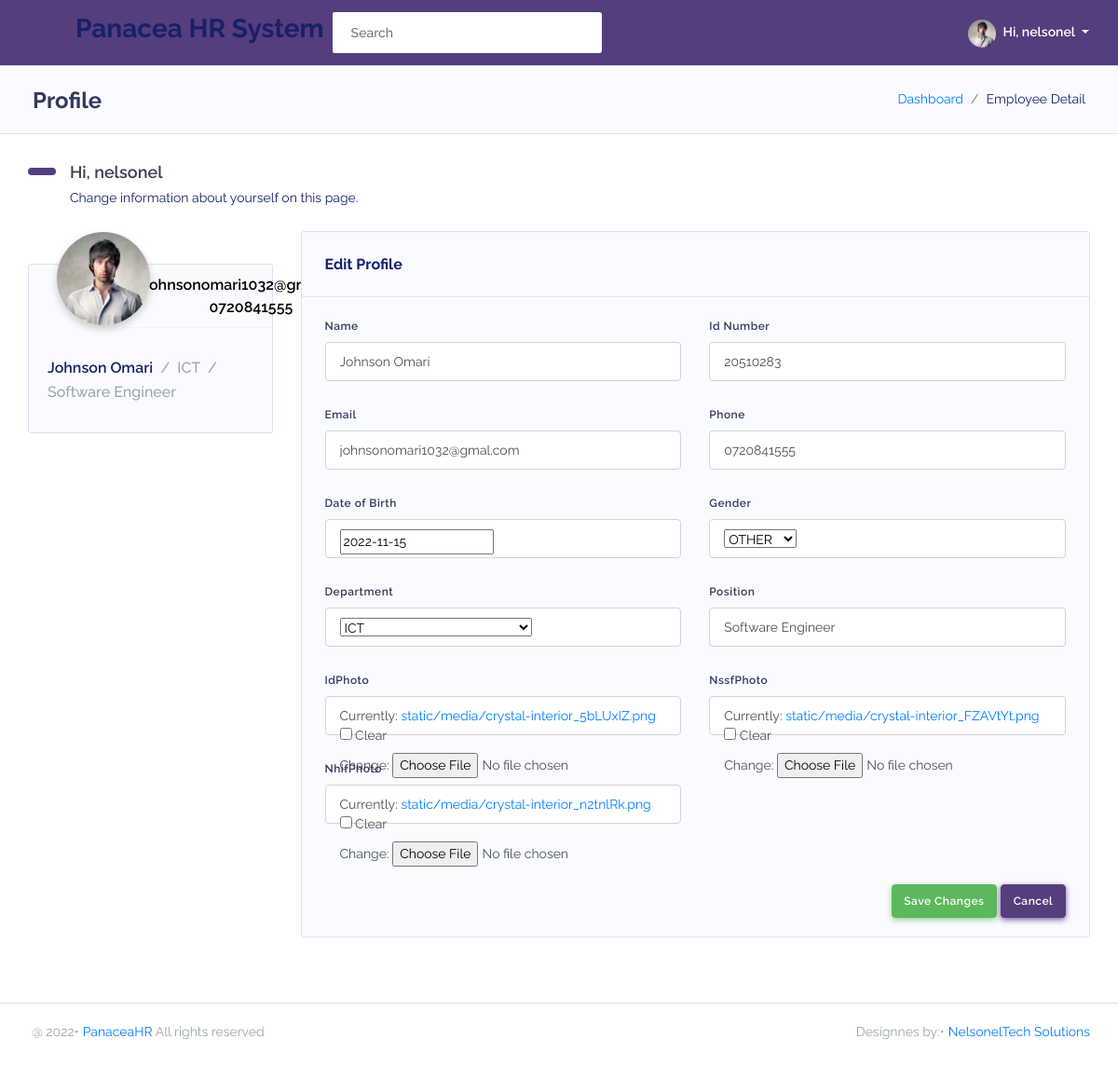
/dashboard/employeedetail/11/ (signed in), run on an earlier commit of the app's database.
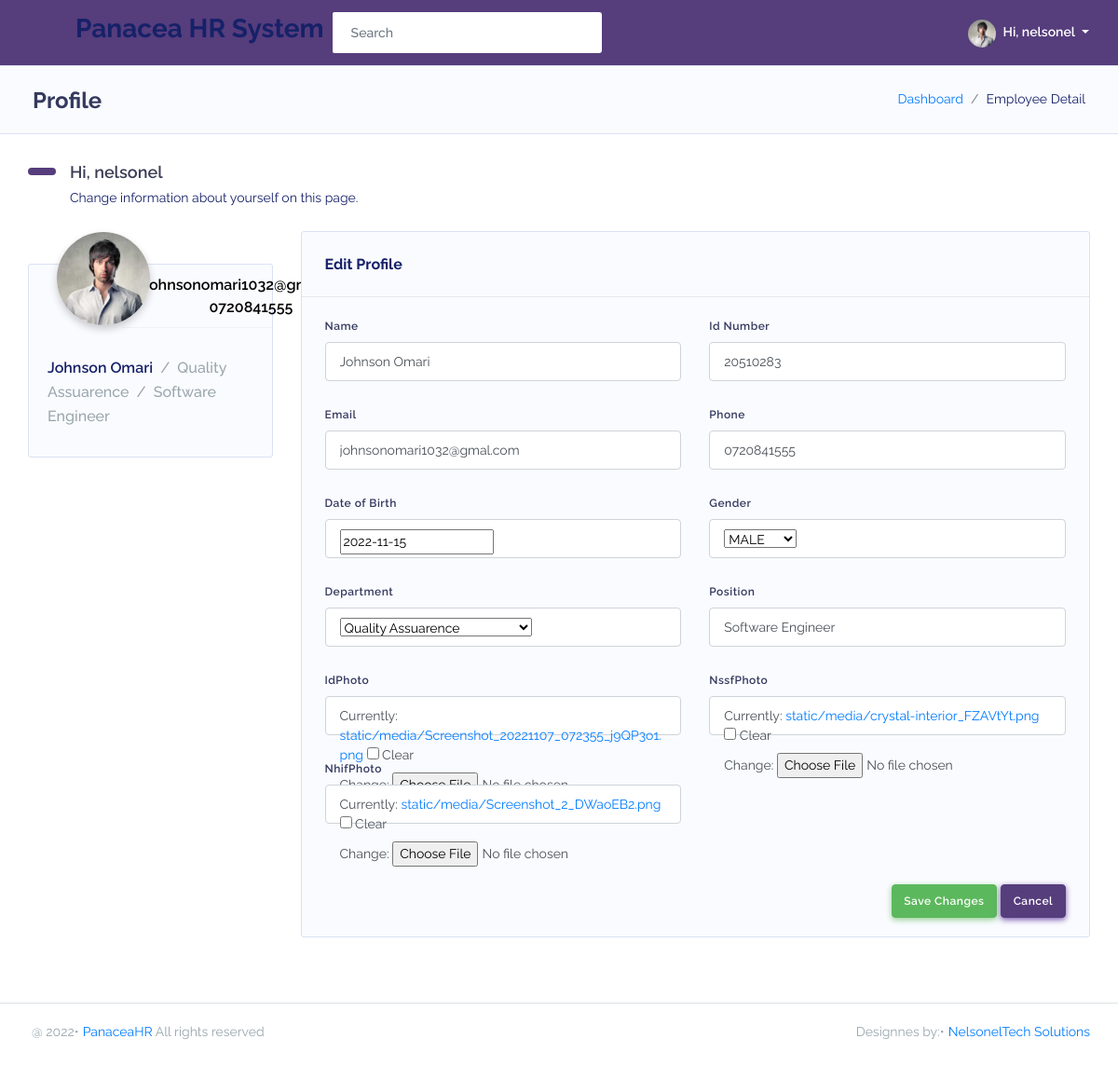
And on a later commit of the database.
### PanaceaApp/models.py (models this page shows, shortened)
class Employee(models.Model):
    GENDER = (('male', 'MALE'), ('female', 'FEMALE'), ('other', 'OTHER'))
    fullname = models.CharField(max_length=255, blank=True, null=True)
    dateofbirth = models.DateField(blank=True, null=True)
    gender = models.CharField(choices=GENDER, max_length=10, blank=True, null=True)
    department = models.ForeignKey(Department, on_delete=models.SET_NULL, null=True)
    position = models.CharField(max_length=50, blank=True, null=True)
    email = models.EmailField(blank=True, null=True)
    idnumber = models.CharField(max_length=20, blank=True, null=True)
    telephone = models.CharField(max_length=20, blank=True, null=True)
    idphoto = models.ImageField(upload_to='static/media', blank=True, null=True)
    nssfphoto = models.ImageField(upload_to='static/media', blank=True, null=True)
    nhifphoto = models.ImageField(upload_to='static/media', blank=True, null=True)
    updated = models.DateTimeField(auto_now=True, null=True)
    created = models.DateTimeField(auto_now_add=True, null=True)
    class Meta:
        ordering = ['-updated', '-created']

class Department(models.Model):
    name = models.CharField(max_length=70, null=False, blank=False)
    history = models.TextField(max_length=1000, null=True, blank=True, default='No History')
    def __str__(self):
        return self.name

### PanaceaApp/views.py (the view)
# urls.py: path('employeedetail/<str:pk>/', views.employeeDetail, name='employeeDetail'),
@login_required(login_url='/login')
def employeeDetail(request, pk):
    employee = Employee.objects.get(id=pk)
    form = EmployeeForm(instance=employee)
    departments = Department.objects.all()
    if request.method == 'POST':
        form = EmployeeForm(request.POST, request.FILES, instance=employee)
        if form.is_valid():
            form.save()
            messages.success(request, 'employee updated!!!')
            return redirect('home')
    context = {'employee': employee, 'form': form, 'departments': departments}
    return render(request, 'PanaceaApp/employeeDetail.html', context)

### PanaceaApp/forms.py
class EmployeeForm(ModelForm):
    class Meta:
        model = Employee
        fields = '__all__'
        exclude = ['created','updated']

### PanaceaApp/templates/PanaceaApp/employeeDetail.html (shortened to what the changed rows need)
{% extends 'main.html' %}
{% block content %}
{% load static %}
<div class="main-content">
    <section class="section">
        <div class="section-header">
            <h1>Profile</h1>
        </div>
        <div class="section-body">
            <h2 class="section-title">Hi, {{user}}</h2>
            <div class="row mt-sm-4">
                <div class="col-4 col-md-4 col-lg-3">
                    <div class="card profile-widget">
                        <div class="profile-widget-header">
                            <div class="profile-widget-items">
                                <div class="profile-widget-item">
                                    <div class="profile-widget-item-value">{{employee.email}}</div>
                                    <div class="profile-widget-item-value">{{employee.telephone}}</div>
                                </div>
                            </div>
                        </div>
                        <div class="profile-widget-description">
                            <div class="profile-widget-name">{{employee.fullname}}<div
                                    class="text-muted d-inline font-weight-normal">
                                    <div class="slash"></div> {{employee.department}}
                                    <div class="slash"></div> {{employee.position}}
                                </div>
                            </div>
                        </div>
                    </div>
                </div>
                <div class="col-8 col-md-8 col-lg-9">
                    <div class="card">
                        <form method="post" enctype="multipart/form-data">
                            <div class="card-body">
                                <div class="row">
                                    <div class="form-group col-md-6 col-12">
                                        <label>Name</label>
                                        <input type="text" name="fullname" class="form-control"
                                            value="{{employee.fullname}}">
                                    </div>
                                    <div class="form-group col-md-6 col-12">
                                        <label>Id Number</label>
                                        <input type="number" name="idnumber" class="form-control"
                                            value="{{employee.idnumber}}">
                                    </div>
                                </div>
                                <div class="row">
                                    <div class="form-group col-md-6 col-12">
                                        <label>Email</label>
                                        <input type="email" name="email" class="form-control"
                                            value="{{employee.email}}">
                                    </div>
                                    <div class="form-group col-md-6 col-12">
                                        <label>Phone</label>
                                        <input type="tel" name="telephone" class="form-control"
                                            value="{{employee.telephone}}">
                                    </div>
                                </div>
                                <div class="row">
                                    <div class="form-group col-md-6 col-12">
                                        <div class="form-control">
                                            {{form.dateofbirth}}
                                        </div>
                                    </div>
                                    <div class="form-group col-md-6 col-12">
                                        <div class="form-control">
                                            {{form.gender}}
                                        </div>
                                    </div>
                                </div>
                                <div class="row">
                                    <div class="form-group col-md-6 col-12">
                                        <div class="form-control">
                                            {{form.department}}
                                        </div>
                                    </div>
                                    <div class="form-group col-md-6 col-12">
                                        <label>Position</label>
                                        <input type="text" name="position" class="form-control"
                                            value="{{employee.position}}">
                                    </div>
                                </div>
                                <div class="row">
                                    <div class="form-group col-md-6 col-12">
                                        <label>IdPhoto</label>
                                        <div class="form-control">
                                            {{form.idphoto}}
                                        </div>
                                    </div>
                                    <div class="form-group col-md-6 col-12">
                                        <div class="form-control">
                                            {{form.nssfphoto}}
                                        </div>
                                    </div>
                                </div>
                                <div class="row">
                                    <div class="form-group col-md-6 col-12">
                                        <label>NhifPhoto</label>
                                        <div class="form-control">
                                            {{form.nhifphoto}}
                                        </div>
                                    </div>
                                </div>
                            </div>
                    </div>
                </div>
            </div>
        </div>
</div>
</div>
{% endblock %}

What changed in the data, as far as the page shows it:
changed Employee "johnsonomari1032@gmal.com": department "ICT" → "Quality Assuarence"; gender "OTHER" → "MALE"
Also different on the page:
text no longer shown: "Currently: static/media/crystal-interior_5bLUxIZ.png Clear Change: Currently: static/media/crystal-interior_n2tnlRk.png Clear Change:"
text now shown: "Currently: static/media/Screenshot_20221107_072355_j9QP3o1.png Clear Currently: static/media/Screenshot_2_DWaoEB2.png Clear Change:"
